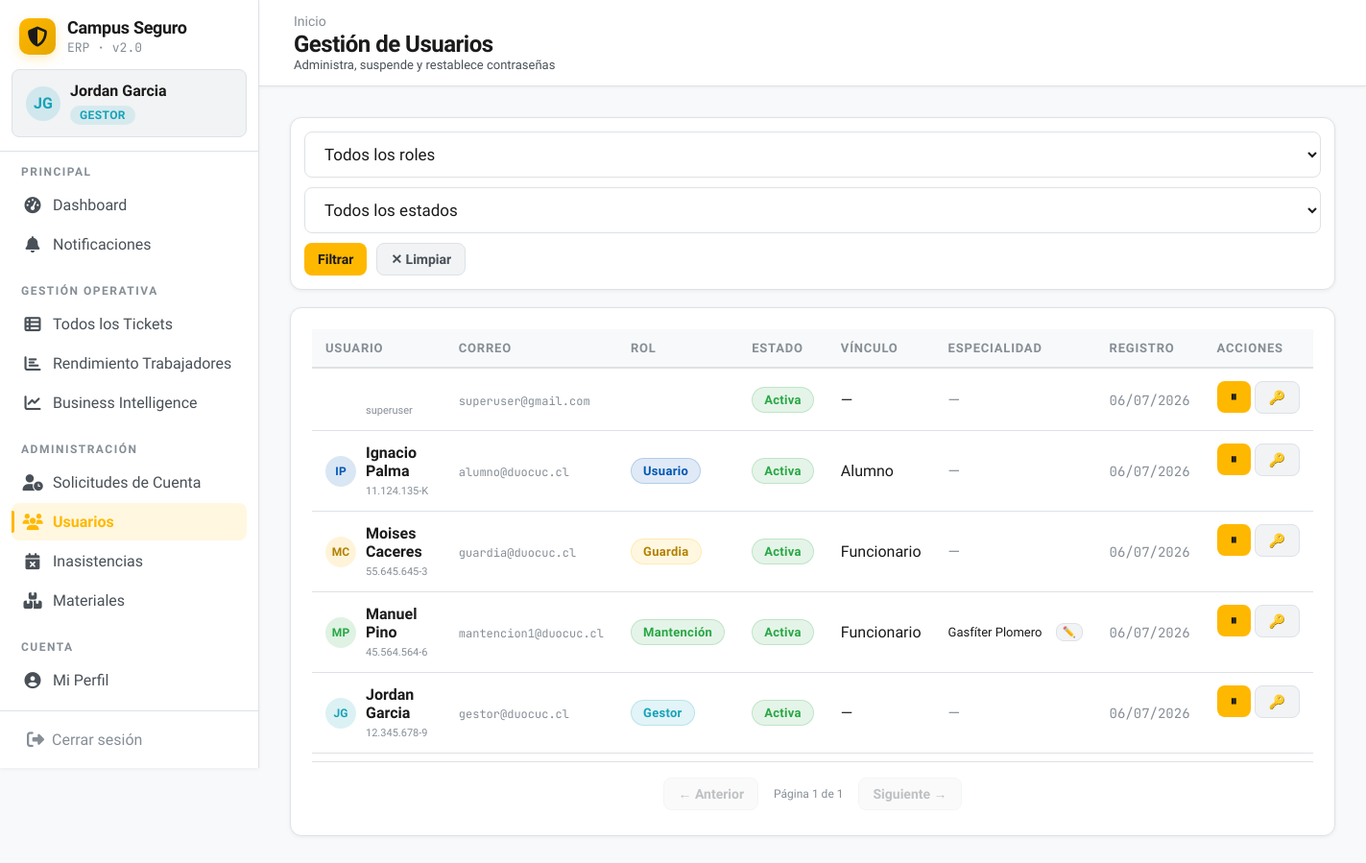
The app's page /gestor/usuarios/ (signed in) with its own data.
### app/models.py (models this page shows, shortened)
class Usuario(AbstractUser):
    VINCULO_CHOICES = [
        ('alumno', 'Alumno'),
        ('docente', 'Docente'),
        ('administrativo', 'Administrativo'),
        ('funcionario', 'Funcionario'),
    ]
    JORNADA_CHOICES = [
        ('diurna', 'Diurna'),
        ('vespertina', 'Vespertina'),
        ('mixta', 'Mixta'),
    ]
    rol = models.ForeignKey(Rol, on_delete=models.PROTECT, related_name="usuarios", null=True, blank=True)
    rut = models.CharField(max_length=12, unique=True)
    telefono = models.CharField(max_length=15, blank=True, null=True)
    correo_institucional = models.EmailField(unique=True)
    vinculo = models.CharField(max_length=20, choices=VINCULO_CHOICES, blank=True, null=True)
    carrera = models.ForeignKey(
        'Carrera', on_delete=models.SET_NULL, null=True, blank=True,
        related_name='alumnos',
    )
    jornada = models.CharField(max_length=15, choices=JORNADA_CHOICES, blank=True, null=True)
    sede = models.ForeignKey(Sede, on_delete=models.SET_NULL, blank=True, null=True, related_name='estudiantes_funcionarios')
    escuela = models.ForeignKey(Escuela, on_delete=models.SET_NULL, related_name="usuarios", null=True, blank=True)
    departamento = models.ForeignKey(
        Departamento,
        on_delete=models.SET_NULL,
        null=True,
        blank=True,
        related_name="usuarios"
    )
    especialidades = models.ManyToManyField(
        Especialidad,
        through='EspecialidadUsuario',
        blank=True,
        related_name='tecnicos'
    )
    turno = models.CharField(max_length=50, blank=True, null=True)  # mañana / tarde / noche
    estado_cuenta = models.ForeignKey(
        EstadoCatalogo,
        on_delete=models.PROTECT,
        related_name='usuarios',
        limit_choices_to={'entidad': 'cuenta'},
    )
    fecha_registro = models.DateTimeField(auto_now_add=True)
    fecha_aprobacion = models.DateTimeField(null=True, blank=True)
    aprobado_por = models.ForeignKey('self', on_delete=models.SET_NULL, null=True, blank=True, related_name='cuentas_aprobadas')
    activo = models.BooleanField(default=True)
    auth0_sub = models.CharField(
        max_length=120,
        unique=True,
        null=True,
        blank=True,
        verbose_name='Auth0 Subject ID',
        help_text='Identificador único del usuario en Auth0. Se asigna automáticamente al registrar vía Auth0.',
    )
    objects = UsuarioManager()

class Rol(models.Model):
    nombre = models.CharField(max_length=50, verbose_name="Nombre del Rol")
    codigo = models.CharField(max_length=30, unique=True, verbose_name="Código Operacional")  # ej: 'mantencion', 'guardia', 'gestor'
    class Meta:
        verbose_name = "Rol"
        verbose_name_plural = "Roles"

class Especialidad(models.Model):
    nombre = models.CharField(max_length=100) # Electricista SEC, Cerrajero, etc.
    descripcion = models.CharField(max_length=250, blank=True, null=True)

### app/views.py (the view)
# urls.py: path('gestor/usuarios/', views.gestor_usuarios, name='gestor_usuarios'),
@login_required
@rol_requerido('gestor')
def gestor_usuarios(request):
    qs = Usuario.objects.all().order_by('-fecha_registro')
    rol_filtro = request.GET.get('rol')
    estado_filtro = request.GET.get('estado')
    if rol_filtro:
        qs = qs.filter(rol__codigo=rol_filtro)
    if estado_filtro:
        qs = qs.filter(estado_cuenta__codigo=estado_filtro)
    paginator = Paginator(qs, 30)
    usuarios_page = paginator.get_page(request.GET.get('page', 1))
    return render(request, 'app/usuarios.html', {
        'usuarios': usuarios_page,
        'roles': Rol.objects.values_list('codigo', 'nombre'),
        'estados': EstadoCatalogo.objects.filter(entidad='cuenta').order_by('orden').values_list('codigo', 'nombre_display'),
        'filtros': {'rol': rol_filtro, 'estado': estado_filtro},
        'todas_especialidades': Especialidad.objects.all(),
    })

### app/templates/app/usuarios.html (shortened to what this page needs)
{% extends 'app/base.html' %}
{% block page_title %}Gestión de Usuarios{% endblock %}
{% block page_subtitle %}Administra, suspende y restablece contraseñas{% endblock %}
{% block content %}
<form method="get" class="filters-bar">
  <select name="rol" class="filter-input">
    <option value="">Todos los roles</option>
  </select>
  <select name="estado" class="filter-input">
    <option value="">Todos los estados</option>
  </select>
  <button class="btn btn-primary btn-sm">Filtrar</button>
  <a href="{% url 'app:gestor_usuarios' %}" class="btn btn-ghost btn-sm"
    >✕ Limpiar</a
  >
</form>
<div class="card">
  {% if usuarios %}
  <div class="table-wrap">
    <table>
      <thead>
        <tr>
          <th>Usuario</th>
          <th>Correo</th>
          <th>Rol</th>
          <th>Estado</th>
          <th>Vínculo</th>
          <th>Especialidad</th>
          <th>Registro</th>
          <th>Acciones</th>
        </tr>
      </thead>
      <tbody>
        {% for u in usuarios %}
        <tr>
          <td>
            <div style="display: flex; align-items: center; gap: 10px">
              <div
                class="avatar role-{{ u.rol.codigo }}"
                style="width: 32px; height: 32px; font-size: 12px"
              >
                {{ u.first_name|first|upper }}{{ u.last_name|first|upper }}
              </div>
              <div>
                <strong>{{ u.get_full_name }}</strong><br />
                <span style="font-size: 11px; color: var(--text-muted)"
                  >{{ u.rut }}</span
                >
              </div>
            </div>
          </td>
          <td>
            <span class="id-mono" style="font-size: 12px"
              >{{ u.correo_institucional }}</span
            >
          </td>
          <td>
            {% if u.rol.codigo == 'usuario' %}<span class="badge badge-blue"
              >Usuario</span
            >
            {% elif u.rol.codigo == 'gestor' %}<span class="badge badge-teal"
              >Gestor</span
            >
            {% elif u.rol.codigo == 'guardia' %}<span class="badge badge-yellow"
              >Guardia</span
            >
            {% elif u.rol.codigo == 'mantencion' %}<span class="badge badge-green"
              >Mantención</span
            >{% endif %}
          </td>
          <td>
            {% if u.estado_cuenta.codigo == 'activa' %}<span
              class="badge badge-green"
              >Activa</span
            >
            {% elif u.estado_cuenta.codigo == 'pendiente' %}<span
              class="badge badge-yellow"
              >Pendiente</span
            >
            {% elif u.estado_cuenta.codigo == 'suspendida' %}<span
              class="badge badge-red"
              >Suspendida</span
            >
            {% elif u.estado_cuenta.codigo == 'rechazada' %}<span
              class="badge badge-gray"
              >Rechazada</span
            >{% endif %}
          </td>
          <td>
            {{ u.get_vinculo_display|default:"—" }}
          </td>
          <td>
            {% if u.rol.codigo == 'mantencion' %}
              <div style="display: flex; align-items: center; justify-content: space-between; gap: 12px; min-width: 140px;">
                <span style="font-size: 13px;">
                  {% for esp in u.especialidades.all %}
                    {{ esp.nombre }}{% if not forloop.last %}, {% endif %}
                  {% empty %}
                    <span style="color:var(--text-muted); font-style:italic;">Sin asignar</span>
                  {% endfor %}
                </span>
                <button type="button" class="btn btn-ghost btn-sm"
                        style="padding: 2px 6px; font-size: 11px; border-color: var(--border);"
                        onclick="abrirModalEspecialidades('{{ u.id }}', '{{ u.get_full_name|escapejs }}', [{% for e in u.especialidades.all %}{{ e.id }}, {% endfor %}])"
                        title="Modificar Oficios">
                  ✏️
                </button>
              </div>
            {% else %}
              <span style="color:var(--text-muted)">—</span>
            {% endif %}
          </td>
          <td>
            <span class="id-mono">{{ u.fecha_registro|date:"d/m/Y" }}</span>
          </td>
          <td style="display: flex; gap: 4px">
            {%if u.estado_cuenta.codigo == 'activa' or u.estado_cuenta.codigo == 'suspendida'%}
            <form
              method="post"
              action="{% url 'app:suspender_usuario' u.id %}"
              style="display: inline"
            >
              {% csrf_token %} {% if u.estado_cuenta.codigo == 'suspendida' %}
              <button class="btn btn-success btn-sm" title="Reactivar">
                ▶
              </button>
              {% else %}
              <button class="btn btn-warning btn-sm" title="Suspender">
                ⏸
              </button>
              {% endif %}
            </form>
            <form
              method="post"
              action="{% url 'app:reset_usuario_gestor' u.id %}"
              style="display: inline"
            >
              <button
                class="btn btn-ghost btn-sm"
                title="Generar enlace de reset"
                onclick="return confirm('¿Generar enlace de recuperación para {{ u.get_full_name|escapejs }}?')"
              >
                🔑
              </button>
            </form>
            {% endif %}
          </td>
        </tr>
        {% endfor %}
      </tbody>
    </table>
  </div>
  {% else %}
  <div class="empty-state">
    <div class="icon">👥</div>
    <div class="label">Sin usuarios</div>
  </div>
  {% endif %}
  <div style="display:flex;align-items:center;justify-content:center;gap:8px;padding:16px 0 4px;border-top:1px solid var(--border);margin-top:8px;">
    {% if usuarios.has_previous %}
    <a href="?{% if filtros.rol %}rol={{ filtros.rol }}&{% endif %}{% if filtros.estado %}estado={{ filtros.estado }}&{% endif %}page={{ usuarios.previous_page_number }}" class="btn btn-ghost btn-sm">← Anterior</a>
    {% else %}
    <button class="btn btn-ghost btn-sm" disabled style="opacity:0.35;cursor:not-allowed;">← Anterior</button>
    {% endif %}
    <span style="font-size:12px;color:var(--text-muted);padding:0 8px;">Página {{ usuarios.number }} de {{ usuarios.paginator.num_pages }}</span>
    {% if usuarios.has_next %}
    <a href="?{% if filtros.rol %}rol={{ filtros.rol }}&{% endif %}{% if filtros.estado %}estado={{ filtros.estado }}&{% endif %}page={{ usuarios.next_page_number }}" class="btn btn-ghost btn-sm">Siguiente →</a>
    {% else %}
    <button class="btn btn-ghost btn-sm" disabled style="opacity:0.35;cursor:not-allowed;">Siguiente →</button>
    {% endif %}
  </div>
</div>
{% endblock %}

### app/templates/app/base.html (shortened to what this page needs)
<!DOCTYPE html>
<html lang="es">
<head>
<link rel="stylesheet" href="https://cdnjs.cloudflare.com/ajax/libs/font-awesome/6.7.2/css/all.min.css">
</head>
<body>
{% if user.is_authenticated %}
<div class="layout">
  <aside class="sidebar">
    <div class="sb-brand">
      <div class="logo"><i class="fa-solid fa-shield-halved" style="color:#1a1a1a;font-size:21px;"></i></div>
      <div>
        <div class="name">Campus Seguro</div>
        <div class="sub">ERP · v2.0</div>
      </div>
    </div>
    <div class="sb-user-header">
      <div class="avatar role-{{ user.rol.codigo }}">{{ user.first_name|first|upper }}{{ user.last_name|first|upper }}</div>
      <div class="user-info">
        <div class="uname">{{ user.get_full_name|default:user.username }}</div>
        <div class="role-badge role-{{ user.rol.codigo }}">{{ user.rol.nombre|default:"Sin Rol" }}</div>
      </div>
    </div>
    <div class="sb-divider"></div>
    <nav class="sb-nav">
      <div class="nav-section">
        <div class="nav-label">Principal</div>
        <a href="{% url 'app:dashboard' %}" class="nav-item {% if request.resolver_match.url_name == 'dashboard' %}active{% endif %}">
          <span class="icon"><i class="fa-solid fa-gauge-high"></i></span> Dashboard
        </a>
        <a href="{% url 'app:notificaciones' %}" class="nav-item {% if request.resolver_match.url_name == 'notificaciones' %}active{% endif %}">
          <span class="icon"><i class="fa-solid fa-bell"></i></span> Notificaciones
        </a>
      </div>
      {% if user.rol.codigo == 'gestor' or user.is_superuser %}
      <div class="nav-section">
        <div class="nav-label">Gestión Operativa</div>
        <a href="{% url 'app:gestor_tickets' %}" class="nav-item {% if request.resolver_match.url_name == 'gestor_tickets' %}active{% endif %}">
          <span class="icon"><i class="fa-solid fa-table-list"></i></span> Todos los Tickets
        </a>
        <a href="{% url 'app:gestor_operativo' %}" class="nav-item {% if request.resolver_match.url_name == 'gestor_operativo' %}active{% endif %}">
          <span class="icon"><i class="fa-solid fa-chart-bar"></i></span> Rendimiento Trabajadores
        </a>
        <a href="{% url 'app:gestor_bi' %}" class="nav-item {% if request.resolver_match.url_name == 'gestor_bi' %}active{% endif %}">
          <span class="icon"><i class="fa-solid fa-chart-line"></i></span> Business Intelligence
        </a>
      </div>
      <div class="nav-section">
        <div class="nav-label">Administración</div>
        <a href="{% url 'app:gestor_solicitudes_cuenta' %}" class="nav-item {% if request.resolver_match.url_name == 'gestor_solicitudes_cuenta' %}active{% endif %}">
          <span class="icon"><i class="fa-solid fa-user-clock"></i></span> Solicitudes de Cuenta
        </a>
        <a href="{% url 'app:gestor_usuarios' %}" class="nav-item {% if request.resolver_match.url_name == 'gestor_usuarios' %}active{% endif %}">
          <span class="icon"><i class="fa-solid fa-users"></i></span> Usuarios
        </a>
        <a href="{% url 'app:gestor_inasistencias' %}" class="nav-item {% if request.resolver_match.url_name == 'gestor_inasistencias' %}active{% endif %}">
          <span class="icon"><i class="fa-solid fa-calendar-xmark"></i></span> Inasistencias
        </a>
        <a href="{% url 'app:materiales_listado' %}" class="nav-item {% if request.resolver_match.url_name == 'materiales_listado' %}active{% endif %}">
          <span class="icon"><i class="fa-solid fa-boxes-stacked"></i></span> Materiales
        </a>
      </div>
      {% endif %}
      <div class="nav-section">
        <div class="nav-label">Cuenta</div>
        <a href="{% url 'app:mi_perfil' %}" class="nav-item {% if request.resolver_match.url_name == 'mi_perfil' %}active{% endif %}">
          <span class="icon"><i class="fa-solid fa-circle-user"></i></span> Mi Perfil
        </a>
      </div>
    </nav>
    <div class="sb-footer">
      <button onclick="document.getElementById('modal-logout').style.display='flex'" class="sb-logout">
        <i class="fa-solid fa-right-from-bracket" style="font-size:18px;"></i>
        <span>Cerrar sesión</span>
      </button>
    </div>
  </aside>
  <main class="main">
    <header class="global-topbar">
      <div>
        <div class="breadcrumb" style="margin-bottom: 2px;">
          <a href="{% url 'app:dashboard' %}">Inicio</a>
        </div>
        <div class="page-title" style="font-size: 24px; margin: 0;">
          {% block page_title %}Campus Seguro{% endblock %}
        </div>
        <div class="page-subtitle" style="font-size: 13px; margin: 0;">
          {% block page_subtitle %}{% endblock %}
        </div>
      </div>
    </header>
    <div class="content-body">
      {% block content %}{% endblock %}
    </div>
  </main>
</div>
{% else %}
  {% block auth_content %}{% endblock %}
{% endif %}
</body>
</html>

### records on screen
Usuario: first_name|first "J", last_name|first "G", get_full_name "Jordan Garcia", rol.nombre "GESTOR", rut "12.345.678-9", correo_institucional "gestor@duocuc.cl", shows "Gestor", shows "Activa", vinculo "—", fecha_registro "06/07/2026"
Usuario: rut "superuser", correo_institucional "superuser@gmail.com", shows "Activa", vinculo "—", fecha_registro "06/07/2026"
Usuario: first_name|first "I", last_name|first "P", get_full_name "Ignacio Palma", rut "11.124.135-K", correo_institucional "alumno@duocuc.cl", shows "Usuario", shows "Activa", vinculo "Alumno", fecha_registro "06/07/2026"
Usuario: first_name|first "M", last_name|first "C", get_full_name "Moises Caceres", rut "55.645.645-3", correo_institucional "guardia@duocuc.cl", shows "Guardia", shows "Activa", vinculo "Funcionario", fecha_registro "06/07/2026"
Usuario: first_name|first "M", last_name|first "P", get_full_name "Manuel Pino", rut "45.564.564-6", correo_institucional "mantencion1@duocuc.cl", shows "Mantención", shows "Activa", vinculo "Funcionario", fecha_registro "06/07/2026"
Especialidad: nombre "Gasfíter Plomero"

### other values on screen
{{ usuarios.number }} "1"
{{ usuarios.paginator.num_pages }} "1"
